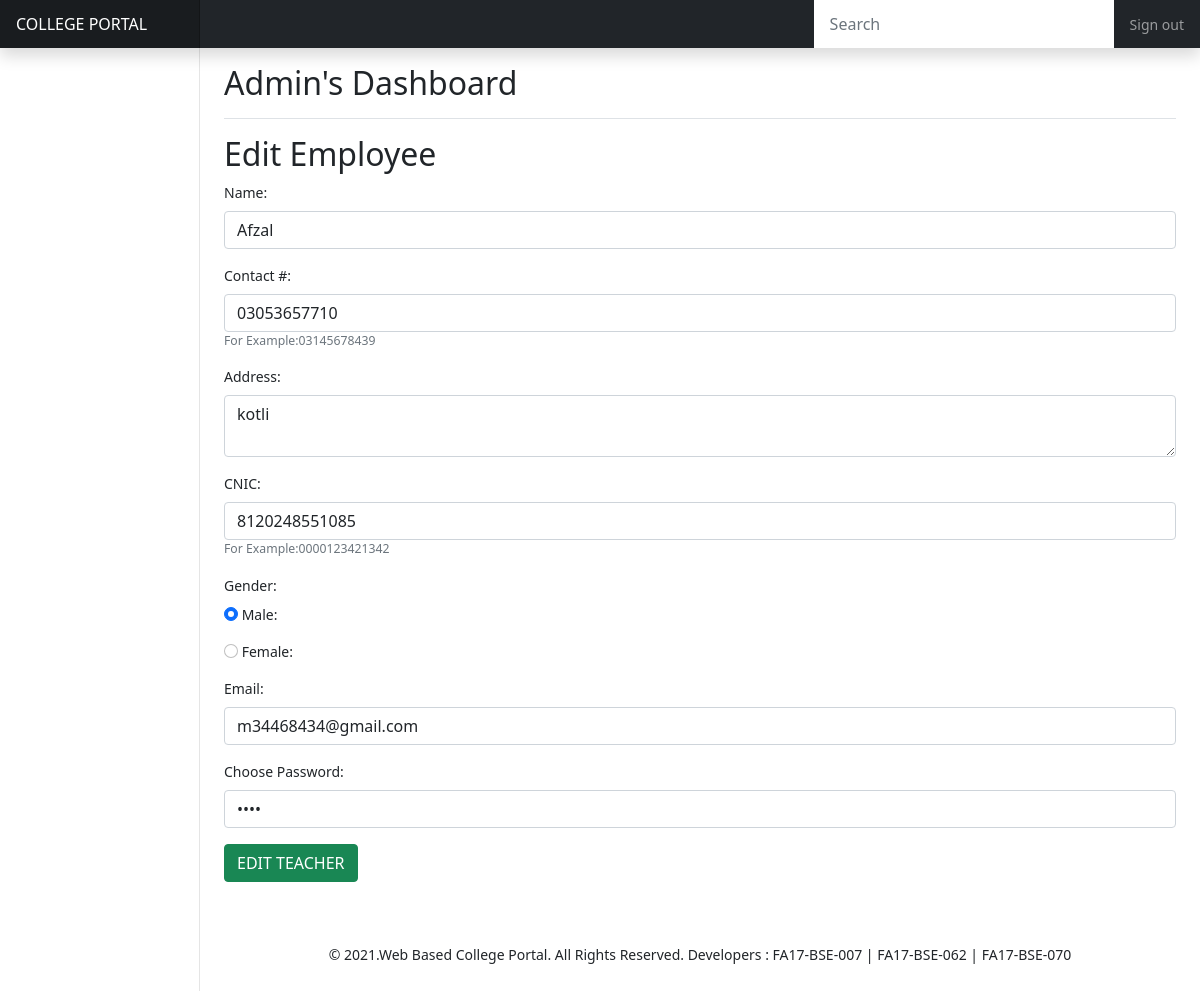
Screenshot of /admin_edit_employee.php?id=1 with the database file from the repository.
### tables this page shows
CREATE TABLE `employee` (
  `id` int(11) NOT NULL,
  `name` varchar(200) NOT NULL,
  `email` varchar(200) NOT NULL,
  `password` varchar(200) NOT NULL,
  `address` varchar(200) NOT NULL,
  `cnic` varchar(200) NOT NULL,
  `contact` varchar(200) NOT NULL,
  `gender` varchar(200) NOT NULL,
  `type` varchar(122) NOT NULL
);

### admin_edit_employee.php (the view, shortened to what this page needs)
<?php
include ('config.php');
if(isset($_GET['id'])){
    $employee_id= $_GET['id'];
}
else {
    header('Location: admin_view_faculty.php');
}
$query ="SELECT * FROM employee WHERE id = $employee_id";
$data = mysqli_query($connection,$query);
$row = mysqli_fetch_array($data);
?>
<html>
  <head>
    <link href="css/bootstrap.css" rel="stylesheet">
    <link href="css/dashboard.css" rel="stylesheet">
    <link href="css/style.css" rel="stylesheet">
  </head>
  <body>
     <?php
  include('backend_header.php');
  ?>
    <div class="container-fluid">
      <div class="row">
        <?php
  include('navbar.php');
  ?>
        <main class="col-md-9 ms-sm-auto col-lg-10 px-md-4">
          <div class="d-flex justify-content-between flex-wrap flex-md-nowrap align-items-center pt-3 pb-2 mb-3 border-bottom">
            <h1 class="h2">Admin's Dashboard</h1>
          </div>
          <h2>Edit Employee</h2>
          <form action="#" method="post">
            <div class="mb-3">
             <label class="form-label">Name:</label>
             <input type="text" class="form-control" placeholder="Enter Name"  value="<?php echo $row['name'] ?>"name="name"/>
            </div>
            <div class="mb-3">
             <label class="form-label">Contact #:</label>
             <input pattern="[0-9]{11}" type="text" class="form-control" placeholder="Enter Contact Number"  value="<?php echo $row['contact'] ?>" name="contact"/>
             <small class="form-text">For Example:03145678439</small>
            </div>
             <div class="mb-3">
             <label class="form-label">Address:</label>
             <textarea class="form-control" placeholder="Enter Residence Address" name="address"><?php echo $row['address'] ?></textarea>
            </div>
             <div class="mb-3">
             <label class="form-label">CNIC:</label>
             <input pattern="[0-9]{13}" type="text" class="form-control" placeholder="Enter CNIC Number" value="<?php echo $row['cnic'] ?>" name="cnic"/>
             <small class="form-text">For Example:0000123421342</small>
            </div>
              <label class="form-label">Gender:</label>
            <div class="mb-3">
             <input class="form-check-input" type="radio" value="Male"  <?php
                 if($row['gender'] == 'Male') {
                     echo 'checked';
                 }
                 ?> name="gender">
             <label class="form-check-label">Male:</label>
            </div>
             <div class="mb-3">
             <input class="form-check-input" type="radio" value="Female"  <?php
                 if($row['gender'] == 'female') {
                     echo 'checked';
                 }
                 ?>
                 name="gender">
             <label class="form-check-label">Female:</label>
            </div>
             <div class="mb-3">
             <label class="form-label">Email:</label>
             <input class="form-control" type="Email" placeholder="Email" value="<?php echo $row['email'] ?>" name="email">
              </div>
             <div class="mb-3">
             <label class="form-label">Choose Password:</label>
             <input class="form-control" type="password" placeholder="Choose New Password"  value="<?php echo $row['password'] ?>" name="password">
              </div>
             <input class="btn btn-success" type="submit" value="EDIT TEACHER" name="update"/>
        </form>
         <?php
  include('backend_footer.php');
  ?>
        </main>
      </div>
      </div>
  </body>
</html>

### CSS/dashboard.css (style rules this page uses)
body { font-size: .875rem; }

### rows the page displays
employee: name "Afzal", contact "03053657710", address "kotli", cnic "8120248551085", gender "☑", email "m34468434@gmail.com"
